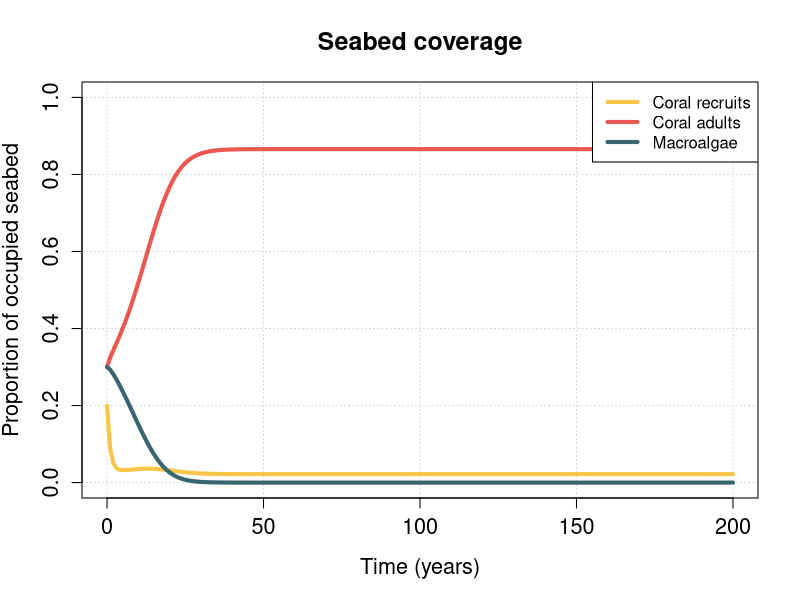
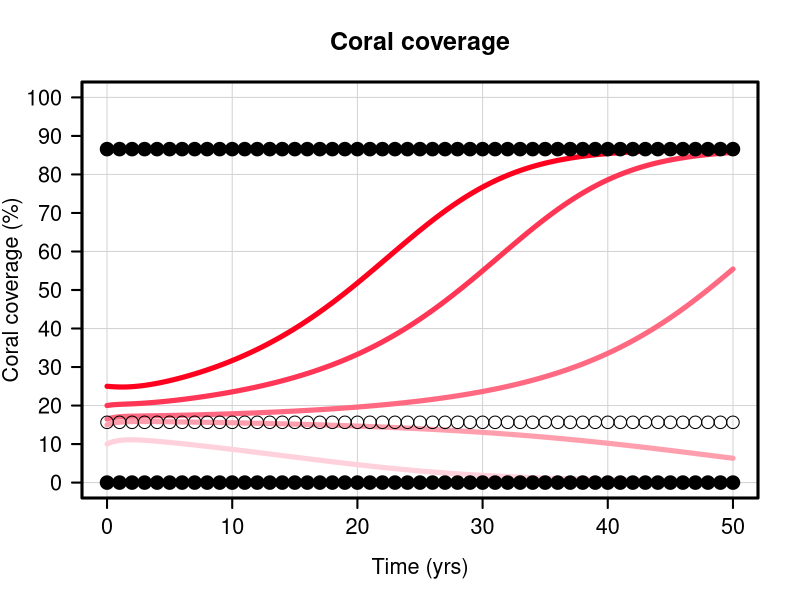
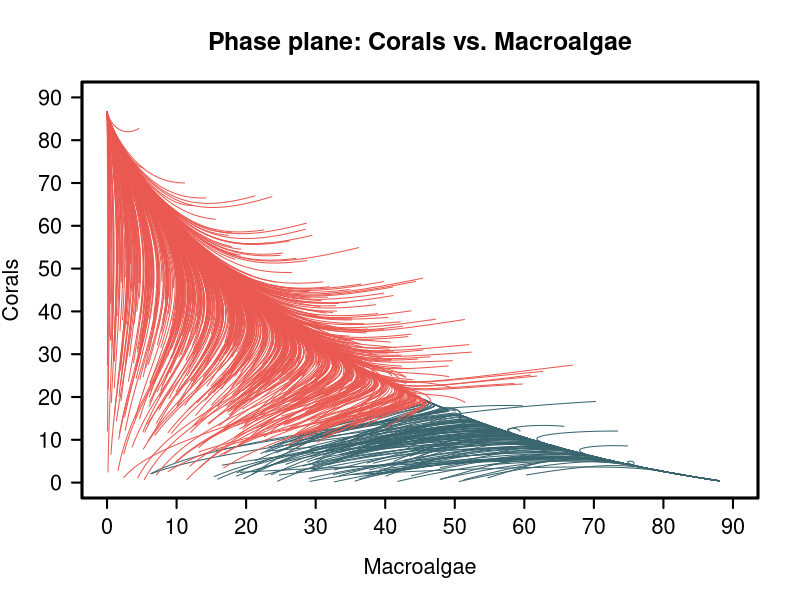
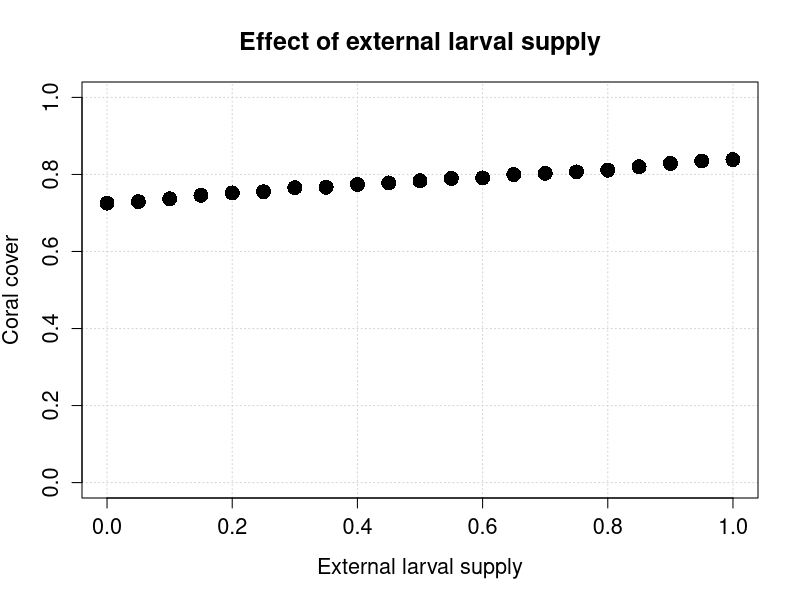

The R script that drew these images, in order:
library(deSolve)
library(fields)
library(colorspace)


  
# Parameters
k <- 0.25
w <- 0.4
a <- 0.2
s <- 0.95
n <- 0.5
g <- 0.4
b <- 0.2
m <- 0.05
z <- 0.64
o <- 4
h <- 0.1
e <- 0.2     # ranges between 0 and 1


# Initial conditions
R <- 0.2
C <- 0.3
M <- 0.3

times <- seq(0,200,1)

derivative = function(t,y,param){
  R = y[1]
  C = y[2]
  M = y[3]
  
  dR = k*(w*C + e)*(1 - R - C - M) - a*R - s*R*M - n*R
  dC = a*R + g*C*(1 - R - C - M) - b*C*M - m*C
  dM = s*M*(1 - C - M) + b*C*M - z*M*((o*C)/(1+o*C)) - h*M
  
  list(c(dR,dC,dM))
}

init <- c(R,C,M)
all.out <- ode(init, times, derivative, parms=NULL)


#RESULTS
plot(x = times, y = all.out[,2], type = "l", main = "Seabed coverage",
     ylab = "Proportion of occupied seabed", xlab = "Time (years)", ylim=c(0,1),
     pch = 3, lwd = 4, col = '#F6C64A', cex.main = 1.5, cex.axis=1.3, cex.lab=1.3,
     panel.first = grid())

lines(x = times, y = all.out[,3], type = "l",
     pch = 3, lwd = 4, col = '#E95951')
lines(x = times, y = all.out[,4], type = "l",
      pch = 3, lwd = 4, col = '#39656E')

legend(x = "topright",
       legend = c("Coral recruits", "Coral adults", "Macroalgae"),
       lty = 1,
       col = c('#F6C64A', '#E95951', "#39656E"),
       lwd = 4)


##################################################################################################################################
times <- seq(0,50,0.1)



R <- 0.1
M <- 0.5
init_values <- list(c(R, 0.10, M ), 
                    c(R, 0.15, M ), 
                    c(R, 0.165,M ), 
                    c(R, 0.20, M ), 
                    c(R, 0.25, M ))


corals.out <- list()
for (i in 1:length(init_values)) {
  temp.out <- ode(init_values[[i]], times, derivative, parms=NULL)
  corals.out <- append(corals.out, list(temp.out))
  print(tail(temp.out))
}



#RESULTS
coral_palette <- colorRampPalette(c("#FFD1DC", "#FFB6C1", "#FF98A8", "#FF7A8F", "#FF5C75", "#FF3E5C", "#FF2042", "#FF001E"))
plot(x=times, y=corals.out[[1]][,3]*100, type="l", main="Coral coverage",
     ylab="Coral coverage (%)", xlab="Time (yrs)", ylim=c(0, 100),
     pch=1, lwd=5, col=coral_palette(length(init_values)), cex.main=1.5, cex.axis=1.3, cex.lab=1.3,
     panel.first=grid(lty=1, col='lightgrey'), axes=0)

for (i in 2:length(init_values)) {
  lines(x = times, y = corals.out[[i]][,3]*100, type = "l",
        pch = 1, lwd = 5, col = coral_palette(length(init_values))[i])
}


for (x in seq(0, 50, 1)) {symbols(x, 15.65, circles = 0.5, inches = FALSE, add = TRUE, fg = "black", lty = NULL, lwd = 1)}
for (x in seq(0, 50, 1)) {symbols(x, 86.57404, circles = 0.5, inches = FALSE, add = TRUE, fg = "black", bg = "black", lty = NULL, lwd = 2)}
for (x in seq(0, 50, 1)) {symbols(x, 0, circles = 0.5, inches = FALSE, add = TRUE, fg = "black", bg = "black", lty = NULL, lwd = 2)}
box(lwd=3)
axis(side = 2, at = seq(0, 100, 10), lwd = 2, xaxs = "i", las = 1, cex.axis = 1.3)
axis(side = 1, at = seq(0, 50, 10), lwd = 2, yaxs = "i", cex.axis = 1.3)

##################################################################################################################################

num_scenarios <- 1000
init_values <- list()

# Random scenario
for (i in 1:num_scenarios) {
  init <- runif(4)
  init <- init / sum(init)
  init <- init[1:3]
  init_values <- append(init_values, list(init))
}

# #Not so random scenario
# values <- seq(0,1,0.1)
# init_values <- list()
# for (c in 1:10){
#   C <- values[c]
#   
#   for (m in 1:(10*(1-C))) {
#     M <- values[m] 
#     R <- runif(1, 0, 1-C-M)
#     
#     init <- c(R,C,M)
#     
#     init_values <- append(init_values, list(init))
#   }
# }
# 
# num_scenarios_per_value <- 20  # Number of scenarios per value of C or M
# C_values <- seq(0.1, 0.9, 0.1)  # Values of C from 0.1 to 0.9 with spacing 0.1
# M_values <- seq(0.1, 0.9, 0.1)  # Values of M from 0.1 to 0.9 with spacing 0.1
# 
# init_values <- list()
# 
# for (C in C_values) {
#   for (M in M_values) {
#     if (C+M >= 1){
#       break
#     }
#     for (i in 1:num_scenarios_per_value) {
#       # Calculate the remaining free space
#       R_free_space <- 1 - C - M
# 
#       # Randomly assign the remaining free space to R
#       R <- runif(1, 0, R_free_space)
# 
#       # Store the initial conditions
#       init_values <- append(init_values, list(c(R, C, M)))
#     }
#   }
# }
# 


corals.out <- list()
algae.out <- list()
initcond.out <- list()

for (i in 1:length(init_values)) {
  
  temp.out <- ode(init_values[[i]], times, derivative, parms=NULL)
  initcond.out <- append(initcond.out, temp.out)
  
  if (tail(temp.out[,3], 1) >= 0.8) {
    corals.out <- append(corals.out, list(temp.out))
  } else {
    algae.out <- append(algae.out, list(temp.out))
  }
}




# Plot phase plane: Corals vs. Macroalgae [one matrix]
# plot(initcond.out[[1]][,4], initcond.out[[1]][,3], type="l", xlab="Macroalgae", ylab="Corals", main="Phase plane: Corals vs. Macroalgae", 
#      ylim=c(0,0.9), xlim=c(0,0.9), pch = 3, lwd = 1, cex.main = 1.5, cex.axis=1.3, cex.lab=1.3, col="#39656E")
# for (i in 2:num_scenarios) {
#   lines(initcond.out[[i]][,4], initcond.out[[i]][,3], type="l", pch = 3, lwd = 1, col="#39656E")
# }


# Plot phase plane: Corals vs. Macroalgae [color coded]
plot(corals.out[[1]][,4]*100, corals.out[[1]][,3]*100, type="l", xlab="Macroalgae", ylab="Corals", main="Phase plane: Corals vs. Macroalgae", 
     ylim=c(0,90), xlim=c(0,90), pch = 3, lwd = 1, cex.main = 1.5, cex.axis=1.3, cex.lab=1.3, col="#E95951", axes=0)
lines(algae.out[[1]][,4]*100, algae.out[[1]][,3]*100, type="l", pch = 3, lwd = 1, col="#39656E")

len <- max(length(corals.out),length(algae.out))
for (i in 2:len) {
  if (i < length(corals.out)){
    lines(corals.out[[i]][,4]*100, corals.out[[i]][,3]*100, type="l", pch = 3, lwd = 1, col="#E95951")
  }
  if (i < length(algae.out)) {
    lines(algae.out[[i]][,4]*100, algae.out[[i]][,3]*100, type="l", pch = 3, lwd = 1, col="#39656E")
  }
}
box(lwd=3)
axis(side = 2, at = seq(0, 100, 10), lwd = 2, xaxs = "i", las = 1, cex.axis = 1.3)
axis(side = 1, at = seq(0, 100, 10), lwd = 2, yaxs = "i", cex.axis = 1.3)

##################################################################################################################################
times <- seq(0, 200, 1)
e_values <- seq(0, 1, 0.05)
num_scenarios <- 1000
e_all <- numeric(length(e_values))

# Random scenario
init_values <- list()
for (i in 1:num_scenarios) {
  init <- runif(4)
  init <- init / sum(init)  # Ensure the sum is 1
  init <- init[1:3]
  init_values[[i]] <- init
}

# Solve for different e values
for (i in seq_along(e_values)) {
  tail_temp <- 0
  e <- e_values[i]
  print(e)
  for (j in 1:num_scenarios) {
    init <- init_values[[j]]
    temp.out <- ode(init, times, derivative, parms = NULL)
    tail_temp <- tail_temp + temp.out[length(times), 3]
  }
  e_all[i] <- tail_temp / num_scenarios
}

e_all

# Coral cover and external supply
plot(e_values, e_all, type="p", xlab="External larval supply", ylab="Coral cover", main="Effect of external larval supply", 
     ylim=c(0,1), xlim=c(0,1), pch = 16, lwd = 5, cex.main = 1.5, cex.axis=1.3, cex.lab=1.3, col="black", cex=2, panel.first = grid())



# # Initialize results vector
# e_values <- seq(0, 1, 0.1)
# init_values <- expand.grid(C = e_values, M = e_values)
# init_values <- init_values[init_values$C + init_values$M <= 1, ]
# 
# init_values
# e_all <- numeric(nrow(init_values))
# 
# # Solve for different initial conditions
# for (i in seq_len(nrow(init_values))) {
#   C <- init_values[i, "C"]
#   M <- init_values[i, "M"]
#   R <- runif(1, 0, 1 - C - M)  
#   init <- c(R, C, M)
#   result.out <- ode(init, times, derivative, parms = NULL)
#   e_all[i] <- result.out[length(times), 3]
# }
# 
# # Coral cover and external supply
# plot(e_values, e_all, type = "p", xlab = "External larval supply", ylab = "Coral cover", 
#      main = "Effect of external larval supply", ylim = c(0, 1), xlim = c(0, 1), 
#      pch = 16, lwd = 5, cex.main = 1.5, cex.axis = 1.3, cex.lab = 1.3, col = "black", cex = 2, panel.first = grid())
# 
